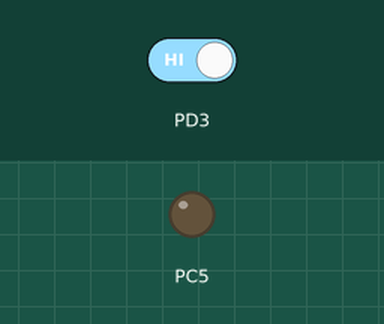
A program run on a simulated ATmega328P, built with avr-gcc and emulated at 16 MHz (the files do not name the chip). Shown: output pins drawn as LEDs (lit = HIGH). The inputs (shaded band) are chosen by the test bench; at power-on: PD3 HIGH.

Above: at 1.2 s.
1.3 s: PD3 driven LOW
At 2.4 s:
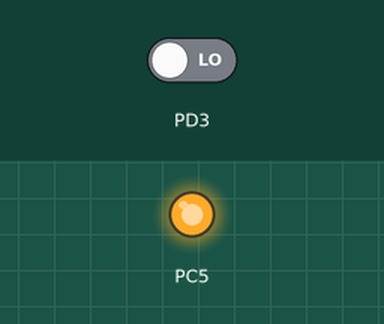
2.8 s: PD3 driven HIGH
At 3.6 s:
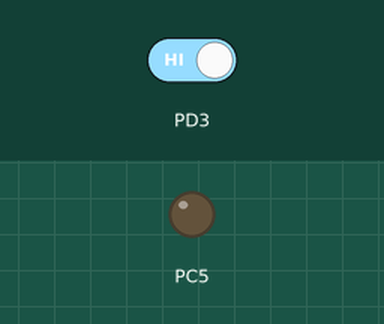
Timing chart, 0 to 5.8 s (numbered marks = the images above; inputs shaded):
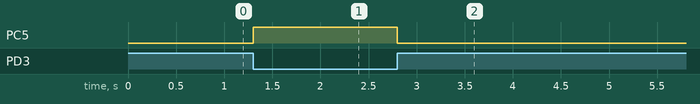

The program:

main.c
```c
/*
 * main.c
 *
 *  Created on: Sep 4, 2022
 *     	Example_5
 *      (  Buzzer is ON while the  push Button )
 */

#define F_CPU 16000000UL
#include<avr/io.h>
#include<util/delay.h>

int main(void){
	/* init */
	DDRD&=~(1<<PD3); // 0 --> ON , 1 --> OFF

	DDRC|=(1<<PC5); // 0 --> OFF , 1 --> ON
	PORTC&=~(1<<PC5);

	while(1){
		if(!(PIND&(1<<PD3))){
			PORTC|=(1<<PC5);
		}
		else{
			PORTC&=~(1<<PC5);
		}


	}


}
```

Measured:
- after the input at 1.3 s, PC5: LOW → HIGH at once
- after the input at 2.8 s, PC5: HIGH → LOW at once
